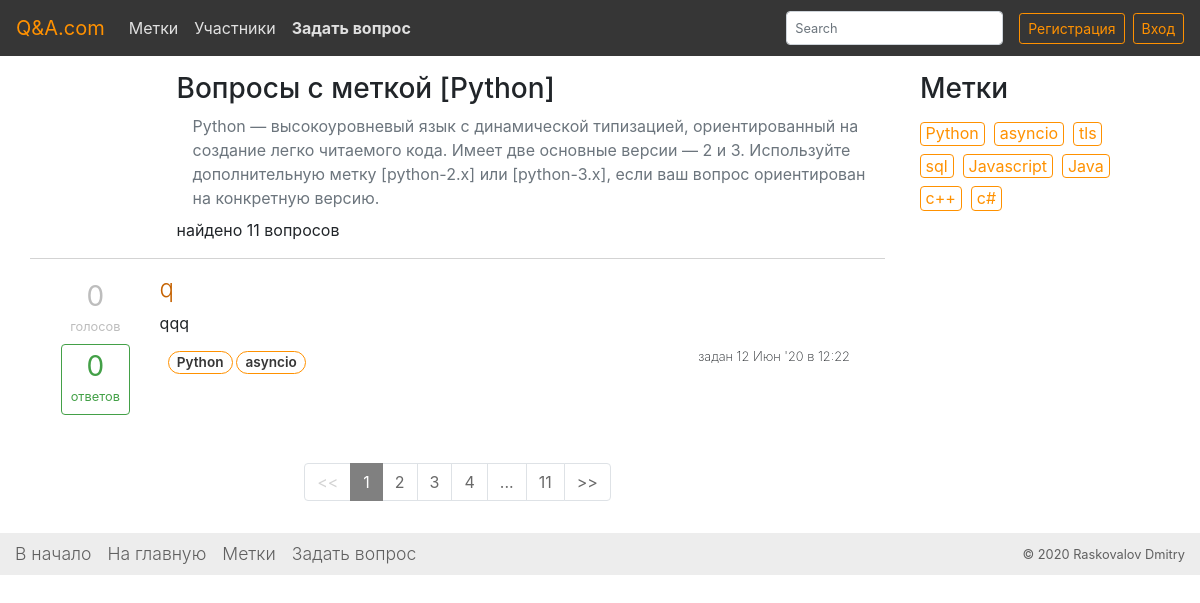
Page /tag/python on the committed database.
### question/models.py (models this page shows, shortened)
class Tag(models.Model):
    name = models.CharField("Имя", max_length=40)
    description = models.TextField("Описание", blank=True)
    number_questions = models.PositiveIntegerField("количество вопросов", blank=True, default=0)
    url = models.SlugField(blank=True, max_length=50, unique=True)
    def __str__(self):
        return self.name
    class Meta:
        verbose_name = "Метка"
        verbose_name_plural = "Метки"

class MessageInfo(models.Model):
    content = models.TextField("Текст")
    author = models.ForeignKey(Author, verbose_name="Автор", on_delete=models.SET_NULL, null=True)
    creation_time = models.DateTimeField("Время создания", auto_now_add=True)
    change_time = models.DateTimeField("Время изменения", auto_now_add=True)
    rating = models.PositiveIntegerField("Рейтинг", default=0)
    draft = models.BooleanField("Черновик", default=False)
    class Meta:
        abstract = True

class Question(MessageInfo):
    header = models.CharField("Заголовок", max_length=500)
    content = models.TextField("Текст", blank=True)
    tags = models.ManyToManyField(Tag, verbose_name="Тэги", related_name="question_tags")
    action_time = models.DateTimeField("время последнего действия", auto_now_add=True)
    views = models.PositiveIntegerField("Просмотры", blank=True, default=0)
    comments = GenericRelation(Comment)
    votes = models.ManyToManyField(Author, verbose_name="Голоса", related_name="question_vote", blank=True)
    def get_absolute_url(self):
        return reverse("question", kwargs={"pk":self.pk})
    class Meta:
        verbose_name = "Вопрос"
        verbose_name_plural = "Вопросы"
        ordering = ["-action_time"]

### question/views.py (the view)
# urls.py: path('tag/<slug:slug>', views.TagView.as_view(), name='tag'),
class TagView(TagsMixin, SingleObjectMixin, ListView):
    template_name = 'question/tag.html'
    paginate_by = 1
    slug_field = 'url'
    def get(self, request, *args, **kwargs):
        self.object = self.get_object(queryset=Tag.objects.all())
        return super().get(request, *args, **kwargs)
    def get_context_data(self, **kwargs):
        context = super().get_context_data(**kwargs)
        context['tag'] = self.object
        return context
    def get_queryset(self):
        return self.object.question_tags.all()

### question/templatetags/question_extras.py (called while the page is built)
@register.filter(name='ru_plural', is_safe=False)
def ru_pluralize(value, arg=''):
    try:
        nouns = arg.split(',')
    except AttributeError:
        return ''
    nouns.extend(['', '', ''])
    one, few, many = nouns[:3]
    try:
        n = abs(value)
    except TypeError:
        return ''
    if n % 10 == 1 and n % 100 != 11:
        noun = one
    elif n % 10 in [0, 5, 6, 7, 8, 9] or n % 100 in [11, 12, 13, 14]:
        noun = many
    else:
        noun = few
    return noun

@register.filter(name='creation_time_str', is_safe=True)
def creation_time(obj):
    from django.template.defaultfilters import date, time
    obj = obj.creation_time
    return f'{date(obj, "d M")} \'{date(obj, "y")} в {time(obj, "H:i")}'

### question/views.py (called while the page is built)
    def get_context_data(self, **kwargs):
        context = {}
        if Tag.objects.all().exists():
            tags = Tag.objects.order_by('number_questions')[0:50]
            context['popular_tags'] = tags
            context.update(kwargs)
        return super().get_context_data(**context)

### templates/question/tag.html
{% extends "question/base.html" %}
{% load question_extras %}
{% block content %}
    <div class="container-lg question-container">
        <div class="row">
            <div class="col-md-10 col-lg-9 question-content">
                <div class="row justify-content-sm-end">
                    <div class="col col-sm-10 pl-4 pl-sm-1 mb-2">
                        <h3 class="mb-2">Вопросы с меткой [{{ tag }}]</h3>
                        <p class="text-muted ml-3">{{ tag.description }}</p>
                        <p>найдено {{ paginator.count }} {{ paginator.count|ru_plural:'вопрос, вопроса, вопросов' }}</p>
                    </div>
                </div>
                {% include 'include/search_result.html' %}
                {% include 'include/pagination.html' %}
            </div>
        {% block right_column %}
        {% include 'include/tags_column.html' %}
        {% endblock right_column %}
        </div>
    </div>
{% endblock content %}

### templates/include/search_result.html
{% load question_extras %}
{% for question in page_obj %}
    <div class="row question py-1 py-sm-3">
        <div class="d-flex flex-sm-column justify-content-center col-sm-1 text-center p-0 mb-1 mb-sm-0 stats">
            <div class="d-flex flex-sm-column stats-rate mr-4 mr-sm-0 mb-sm-2">
                <div class="stats-count mr-1 mr-sm-0">{{ question.votes.count }}</div>
                <div class="stats-label mr-1 mr-sm-0 my-auto">{{ question.votes.count|ru_plural:'голос, голоса, голосов' }}</div>
            </div>
            <div class="d-flex flex-sm-column mb-sm-2 pb-sm-2 stats-rate answered px-2 px-sm-0 ">
                <div class="stats-count mr-1 mr-sm-0">{{ question.answer_set.count }}</div>
                <div class="stats-label mr-1 mr-sm-0 my-auto">{{ question.answer_set.count|ru_plural:'ответ, ответа, ответов' }}</div>
            </div>
        </div>
        <div class="col">
            <h4 class="font-weight-light">
                <a href="{{ question.get_absolute_url }}">
                    {{ question.header }}
                </a>
            </h4>
            <p>{{ question.content|truncatewords:35 }}</p>
            <div class="d-flex justify-content-between question-info">
                {% include 'include/queston_tags.html' %}
                <div class="p-1">задан {{ question|creation_time_str }}</div>
            </div>
        </div>
    </div>
{% endfor %}

### templates/include/queston_tags.html
 <div class="q-tags">
    {% for tag in question.tags.all %}
        <a href="/tag/{{ tag.url }}" class="badge badge-pill badge-light" >{{ tag }} </a>
    {% endfor %}
</div>

### templates/include/tags_column.html
<div class="col-md-2 col-lg-3 tags-col">
    <h3 class="text-center text-sm-left">Метки</h3>
    <div class="col tags">
        {% for tag in popular_tags %}
            <a href="/tag/{{ tag.url }}" class="btn btn-outline btn-md" role="button">{{ tag.name }}</a>
        {% endfor %}
    </div>
</div>

### static/css/styles.css (style rules this page uses)
a { color: #c56200; }
p { margin-bottom: 0.5rem; }
h3, h4, p, span { overflow-wrap: break-word; }
.stats, .stats-index { color: #bdbdbd; margin: 0 15px; padding: .25rem 1rem; font-stretch: condensed; }
.stats-count { font-size: 1.75rem; margin-bottom: 0; }
.stats-label { font-size: .8rem; font-stretch: condensed; }
.answered { color: #43a047; border: 1px solid #43a047; border-radius: .25rem; }
.question-container, .question-single-container, .tags-page-container { margin-top: 4.5rem; }
.question { border-top: 1px solid lightgrey; padding: 1rem; }
.tags-col h3 { padding-left: 1.25rem; }
.tags .btn { padding: 0.3rem; line-height: 0.8rem; margin-top: 0.5rem; margin-left: 0.3rem; color: #ff9100; border-color: #ff9100; }
.q-tags { margin: .5rem; }
.q-tags .badge { margin-bottom: 2px; color: #363636; font-size: 0.85rem; font-weight: 600; border: 1px solid #ff9100; background-color: #fff; }
.question-info, .comment-info { font-size: 0.8rem; font-weight: 200; }

### rows in the picture
Tag: name "Python", description "Python — высокоуровневый язык с динамической типизацией, ориентированный на создание легко читаемого кода. Имеет две основные версии — 2 и 3. Используйте дополнительную метку [python-2.x] или [python-3.x], если ваш вопрос ориентирован на конкретную версию."
Question: votes.count "0", votes.count|ru_plural "голосов", answer_set.count "0", answer_set.count|ru_plural "ответов", header "q", content "qqq", creation_time "12 Июн '20 в 12:22"
Tag: name "asyncio"
Tag: name "tls"
Tag: name "sql"
Tag: name "Javascript"
Tag: name "Java"
Tag: name "c++"
Tag: name "c#"

### other values in the picture
{{ paginator.count }} "11"
{{ paginator.count|ru_plural:'вопрос, вопроса, вопросов' }} "вопросов"
{{ page_obj.number }} "1"
{{ i }} "2" "3" "4"
{{ page_obj.paginator.num_pages }} "11"
